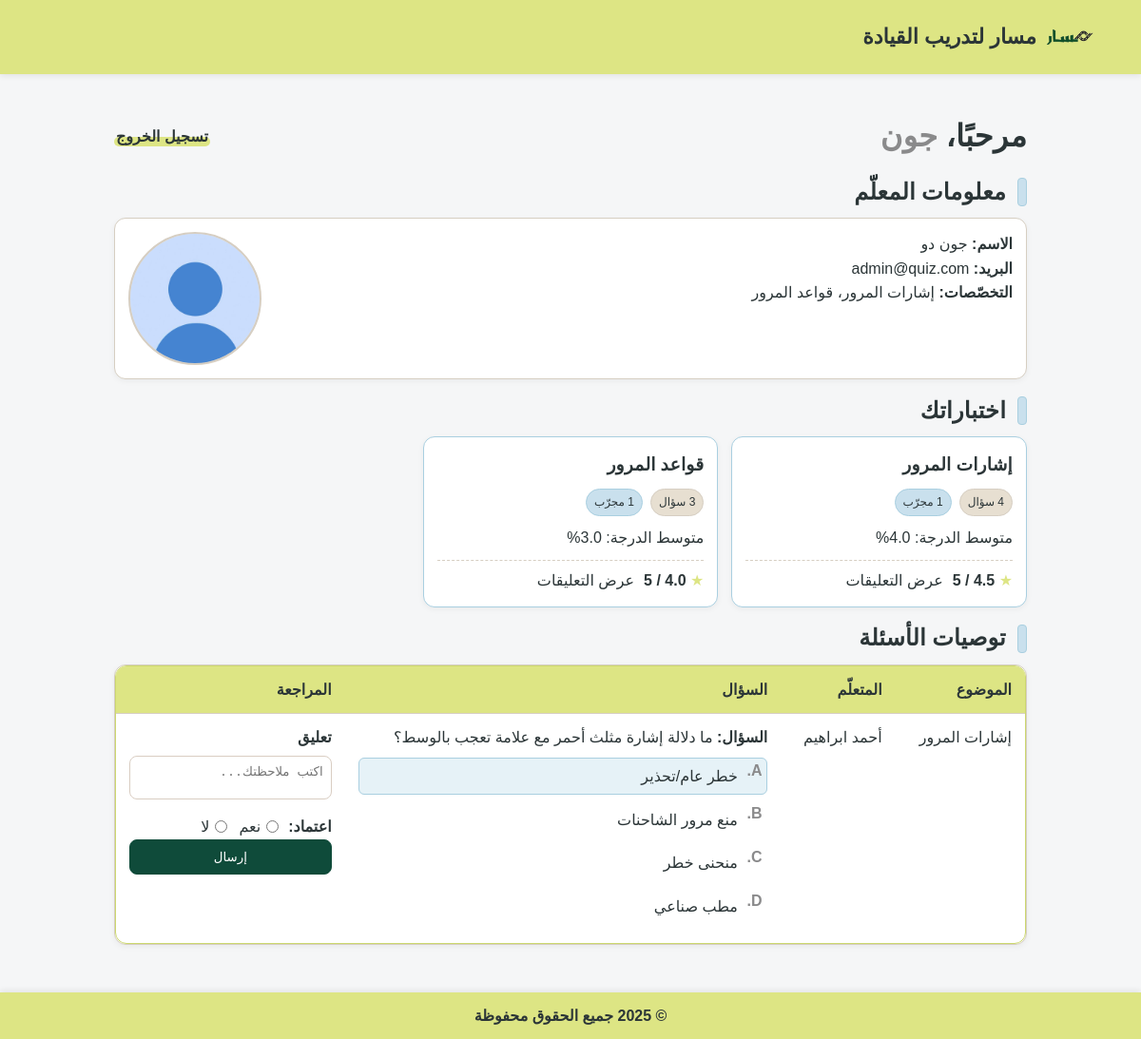
The app's page /Masar_G2/Educator.php (signed in) with its own data.
### tables this page shows
CREATE TABLE `user` (
  `id` int(11) NOT NULL,
  `firstName` varchar(100) NOT NULL,
  `lastName` varchar(100) NOT NULL,
  `emailAddress` varchar(150) NOT NULL,
  `password` varchar(255) NOT NULL,
  `photoFileName` varchar(255) DEFAULT 'images/default-profile.png',
  `userType` enum('learner','educator') NOT NULL
);

CREATE TABLE `quiz` (
  `id` int(11) NOT NULL,
  `educatorID` int(11) NOT NULL,
  `topicID` int(11) NOT NULL
);

CREATE TABLE `topic` (
  `id` int(11) NOT NULL,
  `topicName` varchar(150) NOT NULL
);

CREATE TABLE `recommendedquestion` (
  `id` int(11) NOT NULL,
  `quizID` int(11) DEFAULT NULL,
  `learnerID` int(11) DEFAULT NULL,
  `question` text NOT NULL,
  `questionFigureFileName` varchar(255) DEFAULT NULL,
  `answerA` text NOT NULL,
  `answerB` text NOT NULL,
  `answerC` text NOT NULL,
  `answerD` text NOT NULL,
  `correctAnswer` enum('A','B','C','D') NOT NULL,
  `status` enum('pending','approved','disapproved') NOT NULL DEFAULT 'pending',
  `comments` text
);

### Masar_G2/Educator.php (the view, shortened to what this page needs)
<?php
include 'connection.php';
$educatorID = (int)$_SESSION['id'];
$userSql = "SELECT firstName, lastName, emailAddress, photoFileName FROM user WHERE id = $educatorID";
$userResult = mysqli_query($connection, $userSql);
$user = mysqli_fetch_assoc($userResult);
$firstName = $user['firstName'];
$lastName  = $user['lastName'];
$email     = $user['emailAddress'];
$photoFile = $user['photoFileName'] != '' ? $user['photoFileName'] : 'images/default-profile.png';
$fullName  = $firstName . ' ' . $lastName;
$topicsSql = "SELECT DISTINCT t.topicName
              FROM quiz q JOIN topic t ON t.id = q.topicID
              WHERE q.educatorID = $educatorID";
$topicsResult = mysqli_query($connection, $topicsSql);
$topics = [];
while ($row = mysqli_fetch_assoc($topicsResult)) {
    $topics[] = $row['topicName'];
}
$specializations = !empty($topics) ? implode('، ', $topics) : "لا توجد تخصصات بعد.";
$quizSql = "SELECT q.id AS quizID, t.topicName,
           (SELECT COUNT(*) FROM quizquestion qq WHERE qq.quizID = q.id) AS questionCount,
           (SELECT COUNT(*) FROM takenquiz tq WHERE tq.quizID = q.id) AS takenCount,
           (SELECT ROUND(AVG(tq.score),1) FROM takenquiz tq WHERE tq.quizID = q.id) AS avgScore,
           (SELECT COUNT(*) FROM quizfeedback qf WHERE qf.quizID = q.id) AS feedbackCount,
           (SELECT ROUND(AVG(qf.rating),1) FROM quizfeedback qf WHERE qf.quizID = q.id) AS avgRating,
           (SELECT COUNT(*) FROM quizfeedback qf WHERE qf.quizID = q.id AND qf.comments <> '') AS commentsCount
           FROM quiz q JOIN topic t ON t.id = q.topicID
           WHERE q.educatorID = $educatorID ORDER BY q.id";
$quizResult = mysqli_query($connection, $quizSql);
$recSql = "SELECT r.id AS recID, t.topicName, l.firstName AS learnerFirst, l.lastName AS learnerLast,
           r.question, r.questionFigureFileName, r.answerA, r.answerB, r.answerC, r.answerD, r.correctAnswer
           FROM recommendedquestion r
           JOIN quiz q ON q.id = r.quizID
           JOIN topic t ON t.id = q.topicID
           JOIN user l ON l.id = r.learnerID
           WHERE q.educatorID = $educatorID AND r.status = 'pending' ORDER BY r.id";
$recResult = mysqli_query($connection, $recSql);
?>
<!DOCTYPE html>
<html lang="ar" dir="rtl">
<head>
  <link rel="stylesheet" href="common.css">
</head>
<body>
  <header>
    <div class="header-container">
      <div class="logo">
        <img src="images/logo.png" alt="شعار الموقع">
        <span>مسار لتدريب القيادة</span>
      </div>
    </div>
  </header>
  <div class="container">
    <div class="topbar">
      <h1>مرحبًا، <span class="muted"><?php echo htmlspecialchars($firstName); ?></span></h1>
      <a class="logout-link" href="login.php">تسجيل الخروج</a>
    </div>
    <section class="section">
      <h2 class="section-title"><span class="accent"></span> معلومات المعلّم</h2>
      <div class="card educator">
        <div>
          <div><strong>الاسم:</strong> <?php echo htmlspecialchars($fullName); ?></div>
          <div><strong>البريد:</strong> <?php echo htmlspecialchars($email); ?></div>
          <div><strong>التخصّصات:</strong> <?php echo htmlspecialchars($specializations); ?></div>
        </div>
        <div class="photo">
          <img src="<?php echo htmlspecialchars($photoFile); ?>" alt="صورة المعلّم">
        </div>
      </div>
    </section>
    <section class="section">
      <h2 class="section-title"><span class="accent"></span> اختباراتك</h2>
      <div class="quiz-list">
        <?php
        if (mysqli_num_rows($quizResult) == 0) {
            echo '<div class="empty">لا يوجد لديك اختبارات بعد.</div>';
        } else {
            while ($q = mysqli_fetch_assoc($quizResult)) {
                echo '<article class="quiz-card">';
                echo '<h3 class="quiz-title"><a href="Quiz.php?quizID='.$q['quizID'].'">'.htmlspecialchars($q['topicName']).'</a></h3>';
                echo '<div class="chips"><span class="chip">'.$q['questionCount'].' سؤال</span>';
                if ($q['takenCount'] > 0) echo '<span class="chip">'.$q['takenCount'].' مجرّب</span></div>';
                if ($q['takenCount'] > 0 && $q['avgScore'] !== null)
                    echo '<div>متوسط الدرجة: '.$q['avgScore'].'%</div>';
                else
                    echo '<div class="empty">لم يُجرّب بعد</div>';
                echo '<div class="feedback-row">';
                if ($q['feedbackCount'] > 0 && $q['avgRating'] !== null) {
                    echo '<div class="rating"><span class="star">★</span> <strong>'.$q['avgRating'].' / 5</strong></div>';
                    if ($q['commentsCount'] > 0)
                        echo '<a href="Comment.php?quizID='.$q['quizID'].'">عرض التعليقات</a>';
                } else {
                    echo '<span class="empty">لا توجد تغذية راجعة بعد</span>';
                }
                echo '</div></article>';
            }
        }
        ?>
      </div>
    </section>
    <section class="section">
      <h2 class="section-title"><span class="accent"></span> توصيات الأسئلة</h2>
      <div class="card table-card">
        <div class="table-wrap">
          <table>
            <thead>
              <tr><th>الموضوع</th><th>المتعلّم</th><th>السؤال</th><th>المراجعة</th></tr>
            </thead>
            <tbody>
              <?php
              if (mysqli_num_rows($recResult) == 0) {
                  echo "<tr><td colspan='4' class='empty'>لا توجد توصيات أسئلة جديدة.</td></tr>";
              } else {
                  while ($r = mysqli_fetch_assoc($recResult)) {
                      echo "<tr>";
                      echo "<td>".htmlspecialchars($r['topicName'])."</td>";
                      echo "<td><div class='hstack'>".htmlspecialchars($r['learnerFirst'].' '.$r['learnerLast'])."</div></td>";
                      echo "<td>";
                      echo "<div><strong>السؤال:</strong> ".htmlspecialchars($r['question'])."</div>";
                      echo "<ol class='choices'>";
                      foreach(['A','B','C','D'] as $c){
                          $val = htmlspecialchars($r['answer'.$c]);
                          echo $r['correctAnswer']==$c ? "<li class='correct'>$val</li>" : "<li>$val</li>";
                      }
                      echo "</ol>";
                      echo "</td>";
                      echo "<td>
                            <form method='post' action='processRecommendation.php'>
                              <input type='hidden' name='recID' value='".$r['recID']."'>
                              <div class='comment-title'>تعليق</div>
                              <textarea name='comments' placeholder='اكتب ملاحظتك...' class='comment-input'></textarea>
                              <div class='approval-row'>
                                <span class='approval-title'>اعتماد:</span>
                                <div class='approval-options'>
                                  <label><input type='radio' name='status' value='approved' required><span>نعم</span></label>
                                  <label><input type='radio' name='status' value='disapproved'><span>لا</span></label>
                                </div>
                              </div>
                              <button type='submit' class='btn primary btn-full'>إرسال</button>
                            </form>
                          </td>";
                      echo "</tr>";
                  }
              }
              ?>
            </tbody>
          </table>
        </div>
      </div>
    </section>
  </div>
  <footer>
    &copy; 2025 جميع الحقوق محفوظة
  </footer>
</body>
</html>

### Masar_G2/common.css (style rules this page uses)
* { box-sizing:border-box }
header { background: #DDE584; padding: 14px 20px; box-shadow: 0 2px 6px rgba(0, 0, 0, 0.08); margin-bottom: 20px; }
.header-container { display: flex; align-items: center; justify-content: space-between; max-width: 1100px; margin: 0 auto; }
header .logo { display: flex; align-items: center; gap: 10px; font-size: 22px; font-weight: bold; color: #2B3537; }
header img { width: 50px; height: 50px; object-fit: contain; border: none; }
html { scroll-behavior:smooth }
body { margin:0; direction:rtl; font-family:Arial,"Segoe UI",Tahoma,sans-serif; background:#F5F6F7; color:#2B3537; font-size:16px; line-height:1.6; }
h1,h2,h3 { font-family:Georgia,"Times New Roman",serif;font-weight:800;letter-spacing:.2px;margin:0 }
a { color:#2B3537;text-decoration:none }
img { max-width:100%;display:block }
.container { max-width:1000px;margin:auto;padding:20px }
.muted { color:#8A8A8B }
.topbar { display:flex;align-items:center;justify-content:space-between;gap:12px;margin-bottom:16px }
.topbar h1 { margin:0 }
.section { margin-top:18px }
.section-title { display:flex;align-items:center;gap:12px; margin:0 0 12px; font-weight:800; color:#2B3537; line-height:1.2; }
.section-title .accent { width:10px;height:30px;border-radius:4px; background:#C9E0ED; border:1px solid #A9CFE0; }
.hl-link,.logout-link { position:relative; font-weight:800; padding:0 2px; display:inline-block }
.hl-link::after,.logout-link::after { content:""; position:absolute; inset:auto 0 .15em 0; height:.6em; background:#DDE584; border-radius:10px; z-index:-1; }
.btn { display:inline-flex;align-items:center;gap:8px; padding:10px 14px;border:1px solid #D6CEC2;border-radius:8px; background:#fff;color:#2B3537;cursor:pointer;transition:.2s;text-decoration:none }
.btn.primary { background:#0F4B3A;color:#fff;border-color:#0F4B3A }
.btn-full { display:block;width:100% }
.card { background:#fff;border:1px solid #D6CEC2;border-radius:12px; padding:14px;box-shadow:0 2px 6px rgba(0,0,0,.05) }
table { width:100%;border-collapse:separate;border-spacing:0 }
th,td { padding:12px 14px;border-bottom:1px solid #D6CEC2;vertical-align:top;text-align:right }
thead th { background:#DDE584;color:#2B3537;font-weight:800 }
.table-card { padding:0 }
.table-wrap { border-radius:12px;overflow:hidden;border:1px solid #CCD86E }
.table-wrap tbody tr:last-child td { border-bottom:none }
.chips { display:flex;gap:8px;flex-wrap:wrap }
.chip { padding:4px 8px;font-size:12px;border-radius:999px;border:1px solid #D6CEC2;color:#2B3537 }
.chips .chip:nth-child(odd) { background:#E7DFD1 }
.chips .chip:nth-child(even) { background:#C9E0ED;border-color:#A9CFE0 }
.hstack { display:flex;align-items:center;gap:8px }
.comment-title { font-weight:600;margin-bottom:6px }
.comment-input { width:100%;height:3.5em;resize:none;border:1px solid #D9CDC2;border-radius:8px;padding:8px }
.approval-row { display:grid;grid-template-columns:auto 1fr;align-items:center;gap:10px;margin-top:8px }
.approval-title { font-weight:600;white-space:nowrap }
.approval-options { display:inline-flex;align-items:center;gap:12px;flex-wrap:nowrap }
.approval-options label { display:inline-flex;align-items:center;gap:6px;cursor:pointer }
.approval-options input[type=radio] { margin:0;accent-color:#0F4B3A }
.rating .star { color:#DDE584 }
.choices { list-style:none;margin:8px 0 0;padding:0;counter-reset:choice }
.choices li { position:relative;margin:6px 0; padding:.38rem 1.9rem .38rem .5rem; border:1px solid transparent;border-radius:6px;line-height:1.6 }
.choices li::marker { content:"" }
.choices li::before { counter-increment:choice;content:counter(choice, upper-alpha) "."; position:absolute;right:0;top:0;width:1.6rem;text-align:center;color:#8A8A8B;font-weight:600;line-height:1.6 }
.choices li.correct { background:#E6F2F7;border-color:#A9CFE0 }
footer { background: #DDE584; padding: 12px 20px; margin-top: 30px; box-shadow: 0 -2px 6px rgba(0,0,0,0.08); text-align: center; font-weight: 600; color: #2B3537; }

### records on screen
user: firstName "جون", fullName "جون دو", emailAddress "admin@quiz.com", photoFileName (picture)
quiz: topicID.topicName "إشارات المرور", questionCount "4", avgScore "4.0", avgRating "4.5"
quiz: topicID.topicName "قواعد المرور", avgScore "3.0", avgRating "4.0"
recommendedquestion: topic.topicName "إشارات المرور", learnerID.lastName "أحمد ابراهيم", question "ما دلالة إشارة مثلث أحمر مع علامة تعجب بالوسط؟", answerA "خطر عام/تحذير", answerB "منع مرور الشاحنات", answerC "منحنى خطر", answerD "مطب صناعي"

### other values on screen
$specializations "إشارات المرور، قواعد المرور"
